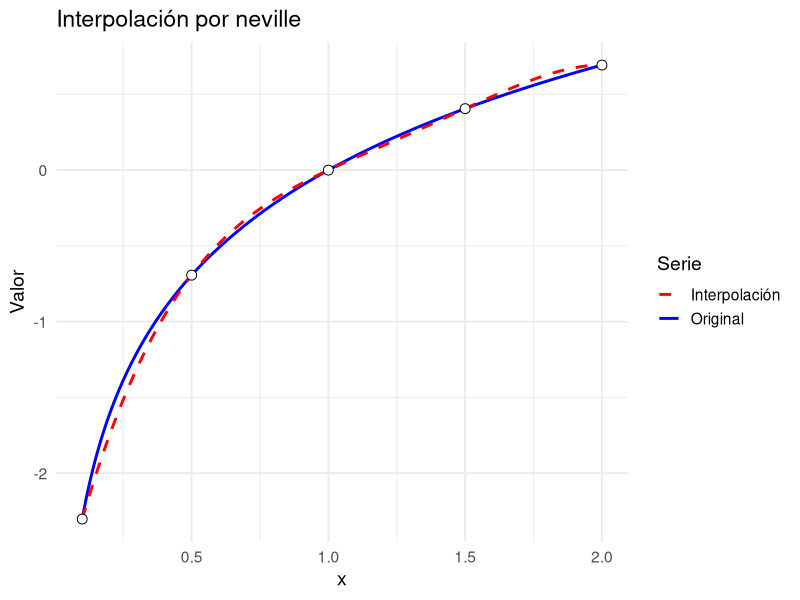
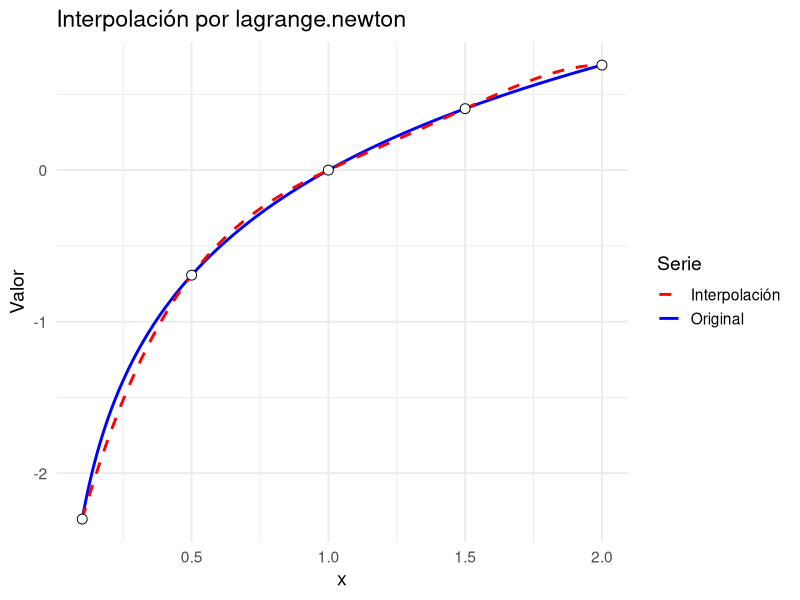
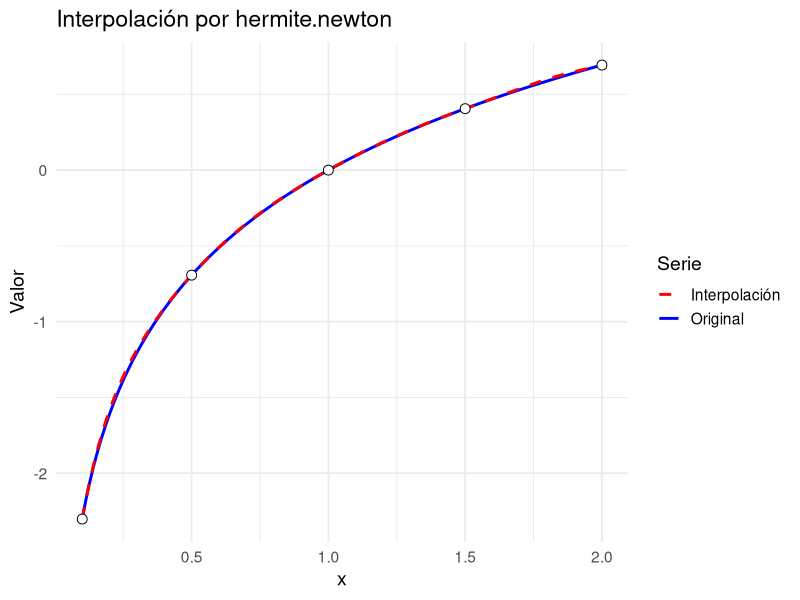
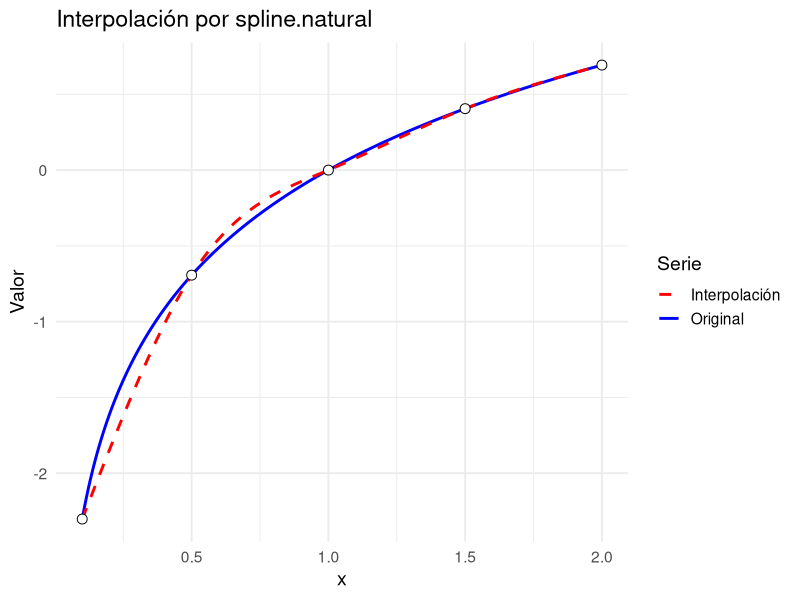
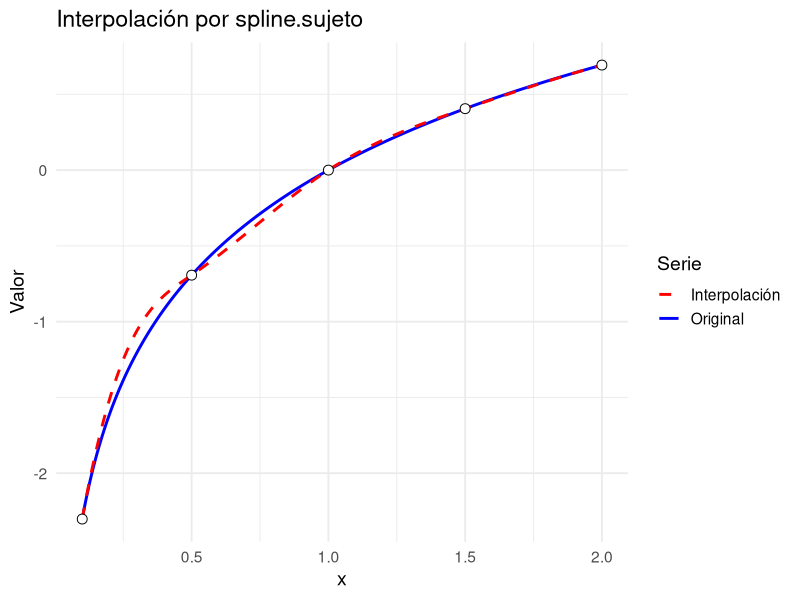
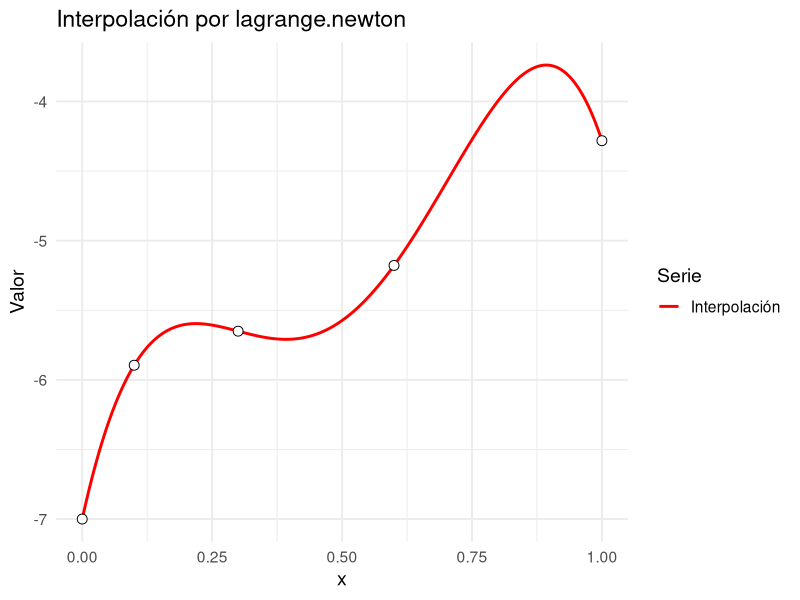
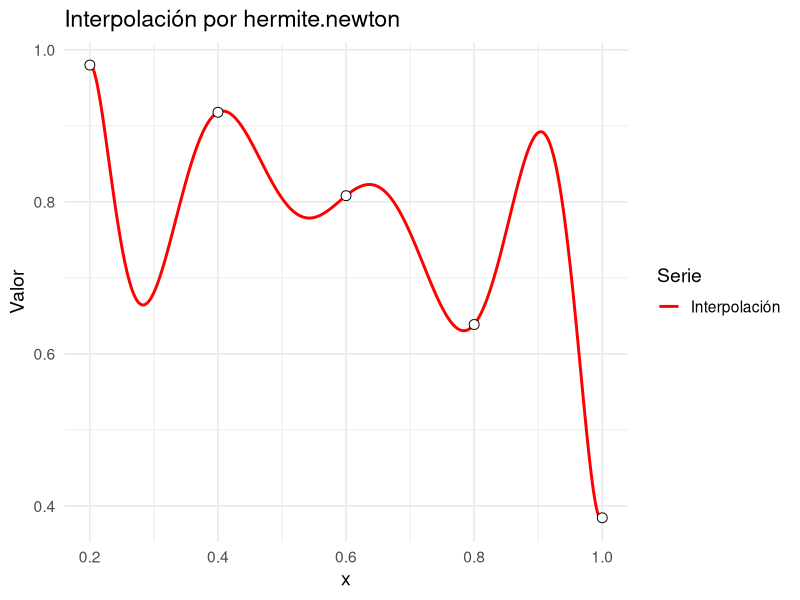
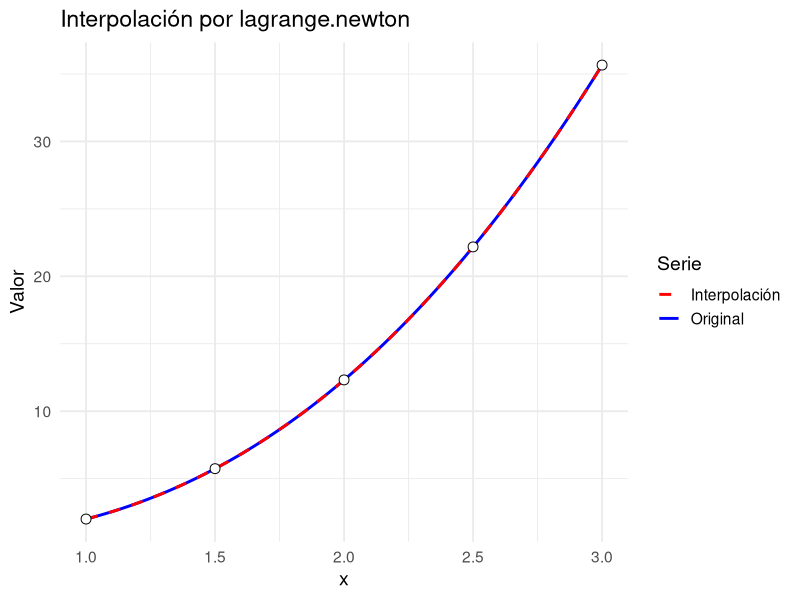

Write the R code that produced these figures, in order.
## ---- chunk 1
#| code-fold: true
# Neville: interpolacion en un punto x a partir de un vector de nodos (xi) y otro de valores (f(xi))

# Retorna una lista con el valor interpolado y la matriz completa Q (la que posee todos los polinomios utilizados para la construccion del polinomio completo)

neville <- function(nodos, valores, x) {
  stopifnot(is.numeric(nodos),
            is.numeric(valores),
            length(nodos) == length(valores))
  n <- length(nodos)
  Q <- matrix(NA_real_, nrow = n, ncol = n)
  
  # Columna inicial con valores de Y
  Q[, 1] <-  valores
  
  # Construccion de la tabla de Neville
  for (i in 2:n) {
    for (j in 2:i) {
      numerador <- ((x - nodos[i - j + 1]) * Q[i, j - 1] - (x - nodos[i]) * Q[i -
                                                                                1, j - 1])
      denominador <- nodos[i] - nodos[i - j + 1]
      Q[i, j] <-  numerador / denominador
    }
  }
  return(list(valor = Q[n, n], tabla = Q))
}
## ---- chunk 2
#| code-fold: true

# Lagrange.Newton: interpolacion en un punto x function# Lagrange.Newton: interpolacion en un punto x a partir de un vector de nodos y otro de valores

# Retorna una lista con el valor interpolado, la matriz para la construccion de los coeficientes, y un vector de los coeficientes del polinomio de lagrange

lagrange.newton <- function(nodos, valores, x) {
  stopifnot(is.numeric(nodos),
            is.numeric(valores),
            length(nodos) == length(valores))
  n <- length(nodos)
  Q <- matrix(NA_real_, nrow = n, ncol = n)
  
  Q[, 1] <- valores
  
  # Construccion de la tabla de diferencias de Newton
  for (i in 2:n) {
    for (j in 2:i) {
      numerador <- Q[i, j - 1] - Q[i - 1, j - 1]
      denominador <- nodos[i] - nodos[i - j + 1]
      Q[i, j] <-  numerador / denominador
    }
  }
  coeficientes <- diag(Q)
  
  valor = Q[1, 1]
  producto = 1
  
  for (i in 2:n) {
    producto <- producto * (x - nodos[i - 1])
    valor <- valor + coeficientes[i] * producto
  }
  return(list(
    valor = valor,
    tabla = Q,
    coeficientes = coeficientes
  ))
}
## ---- chunk 3
#| code-fold: true

# Hermite.newton: interpolacion en un punto x a partir de un vector de nodos, otro de valores y otro de derivadas

# Retorna una lista con el valor interpolado, la matriz para la construccion de los  y un vector de los coeficientes

hermite.newton <- function(nodos, valores, derivadas, x) {
  stopifnot(
    is.numeric(nodos),
    is.numeric(valores),
    is.numeric(derivadas),
    length(nodos) == length(valores),
    length(nodos) == length(derivadas)
  )
  n <- length(nodos)
  
  Z <- numeric(2 * n)
  Q <- matrix(0, nrow = 2 * n, ncol = 2 * n)
  
  
  # Set-up inicial de la matriz
  for (i in 1:n) {
    z0 <- 2 * i - 1
    z1 <- 2 * i
    Z[z0] <- nodos[i]
    Z[z1] <- nodos[i]
    Q[z0, 1] <- valores[i]
    Q[z1, 1] <- valores[i]
    Q[z1, 2] <- derivadas[i]
    if (i != 1) {
      Q[z0, 2] <- (Q[z0, 1] - Q[z0 - 1, 1]) / (Z[z0] - Z[z0 - 1])
    }
  }
  # Rellenar el resto de la matriz a partir de estos valores
  for (i in 3:(2 * n)) {
    for (j in 3:i) {
      Q[i, j] <- (Q[i, j - 1] - Q[i - 1, j - 1]) / (Z[i] - Z[i - j + 1])
    }
  }
  
  coeficientes <- diag(Q)
  
  valor <- Q[1, 1]
  producto <- 1
  
  for (i in 2:(2 * n)) {
    producto <- producto * (x - Z[i - 1])
    valor <- valor + coeficientes[i] * producto
  }
  return(list(
    valor = valor,
    tabla = Q,
    coeficientes = coeficientes
  ))
}
## ---- chunk 4
#| code-fold: true

# spline.natural: funcion que calcula la interpolacion por splines a partir de unos nodos y sus valores

# Retorna los valores de los coeficientes a, b, c, d de cada una de las n-1 ecuaciones generadas
spline.natural <- function(nodos, valores, x) {
  # Note que los valores de a corresponden a los valores de los nodos en la funcion, por lo que cuando aparezca el vector "valores" se debe entender que equivale al vector "a"
  n <- length(nodos)
  
  h <- numeric(n - 1)
  alfa <- numeric(n - 1)
  alfa[1] <- 0
  
  # Paso 1 y 2: definir los h's y alfas
  for (i in 1:(n - 1)) {
    h[i] <- nodos[i + 1] - nodos[i]
    if (i != 1) {
      alfa[i] <- (3 / h[i]) * (valores[i + 1] - valores[i]) - (3 / h[i - 1]) *
        (valores[i] - valores[i - 1])
    }
  }
  
  #Paso 3: definir valores iniciales de l, m, y z
  l <- numeric(n) # creo que el tamano de esto puede ser n-1
  l[1] <- 1
  m <- numeric(n - 1)
  m[1] <- 0
  z <- numeric(n) # creo que el tamano de esto puede ser n-1
  z[1] <- 0
  
  # Paso 4: rellenar vectores l, m, z
  for (i in 2:(n - 1)) {
    l[i] <- 2 * (nodos[i + 1] - nodos[i - 1]) - h[i - 1] * m[i - 1]
    m[i] <- h[i] / l[i]
    z[i] <- (alfa[i] - h[i - 1] * z[i - 1]) / l[i]
  }
  
  # Paso 5: definir valores finales
  l[n] <- 1 #creo que esto no hace falta
  z[n] <- 0 #esto tampoco
  c <- numeric(n)
  c[n] <- 0
  b <- numeric(n)
  d <- numeric(n)
  
  # Paso 6: sustitucion hacia atras
  for (j in (n - 1):1) {
    c[j] <- z[j] - m[j] * c[j + 1]
    b[j] <- (valores[j + 1] - valores[j]) / h[j] - (h[j] / 3) * (c[j + 1] +
                                                                   2 * c[j])
    d[j] <- (c[j + 1] - c[j]) / (3 * h[j])
  }
  
  # Paso extra: evaluar la interpolacion en el punto x especificado
  
  ## Encontramos los dos nodos que estan prensando al intervalo
  indice <- NULL
  for (i in 1:(n - 1)) {
    if (x >= nodos[i] && x < nodos[i + 1]) {
      indice <- i
    }
  }
  if(x == nodos[n]){
    indice <- n
  }
  if (is.null(indice)) {
    return("El valor de interpolacion debe estar entre dos nodos")
  }
  ## evaluamos en la funcion asociada
  
  valor <- valores[indice] + b[indice] * (x - nodos[indice]) + c[indice] * (x - nodos[indice])^2 + d[indice] * (x - nodos[indice])^3
  
  return(list(
    a = valores,
    b = b,
    c = c,
    d = d,
    valor = valor
  ))
}
## ---- chunk 5
#| code-fold: true

# spline.sujeto: funcion que calcula la interpolacion por splines a partir de unos nodos y sus valores

# Retorna los valores de los coeficientes a, b, c, d de cada una de las n-1 ecuaciones generadas
spline.sujeto <- function(nodos, valores, derivadas, x) {
  # Note que los valores de a corresponden a los valores de los nodos en la funcion, por lo que cuando aparezca el vector "valores" se debe entender que equivale al vector "a"
  stopifnot(length(derivadas) == 2)
  n <- length(nodos)
  
  h <- numeric(n - 1)
  alfa <- numeric(n)
  
  # Paso 1 y 2: definir los h's y alfas
  for (i in 1:(n - 1)) {
    h[i] <- nodos[i + 1] - nodos[i]
    if (i != 1) {
      alfa[i] <- (3 / h[i]) * (valores[i + 1] - valores[i]) - (3 / h[i - 1]) *
        (valores[i] - valores[i - 1])
    }
  }
  
  alfa[1] <- 3 * ((valores[2] - valores[1]) / h[1] - derivadas[1])
  alfa[n] <- 3 * (derivadas[2] - (valores[n] - valores[n - 1]) / h[n - 1])
  
  #Paso 3: definir valores iniciales de l, m, y z
  l <- numeric(n) # creo que el tamano de esto puede ser n-1
  l[1] <- 2 * h[1]
  m <- numeric(n - 1)
  m[1] <- 1 / 2
  z <- numeric(n) # creo que el tamano de esto puede ser n-1
  z[1] <- alfa[1] / l[1]
  
  # Paso 4: rellenar vectores l, m, z
  for (i in 2:(n - 1)) {
    l[i] <- 2 * (nodos[i + 1] - nodos[i - 1]) - h[i - 1] * m[i - 1]
    m[i] <- h[i] / l[i]
    z[i] <- (alfa[i] - h[i - 1] * z[i - 1]) / l[i]
  }
  
  # Paso 5: definir valores finales
  l[n] <- h[n - 1] * (2 - m[n - 1])
  z[n] <- (alfa[n] - h[n - 1] * z[n - 1]) / l[n]
  c <- numeric(n)
  c[n] <- z[n]
  b <- numeric(n)
  d <- numeric(n)
  
  # Paso 6: sustitucion hacia atras
  for (j in (n - 1):1) {
    c[j] <- z[j] - m[j] * c[j + 1]
    b[j] <- (valores[j + 1] - valores[j]) / h[j] - (h[j] / 3) * (c[j + 1] + 2 * c[j])
    d[j] <- (c[j + 1] - c[j]) / (3 * h[j])
  }
  
  # Paso extra: evaluar la interpolacion en el punto x especificado
  
  ## Encontramos los dos nodos que estan prensando al intervalo
  indice <- NULL
  for (i in 1:(n - 1)) {
    if (x >= nodos[i] && x < nodos[i + 1]) {
      indice <- i
    }
  }
  if (x == nodos[n]) {
    indice <- n
  }
  if (is.null(indice)) {
    return("El valor de interpolacion debe estar entre dos nodos")
  }
  ## evaluamos en la funcion asociada
  
  valor <- valores[indice] + b[indice] * (x - nodos[indice]) + c[indice] * (x - nodos[indice])^2 + d[indice] * (x - nodos[indice])^3
  
  return(list(
    a = valores,
    b = b,
    c = c,
    d = d,
    valor = valor
  ))
}
## ---- chunk 6
#| message: false
#| warning: false
#| code-fold: true

library(tidyverse)

graficar.polinomio <- function(nodos,
                               a,
                               b,
                               metodo,
                               f = NULL,
                               valores = NULL,
                               df = NULL,
                               derivadas = NULL,          
                               derivadas.clamped = NULL) {

  stopifnot(is.numeric(nodos), length(nodos) >= 2)

  # Validación: exactamente uno de f o valores
  if (is.null(f) == is.null(valores)) {
    stop("Debe proveer exactamente uno: 'f' (función) o 'valores' (numérico).")
  }

  # Valores en nodos
  if (!is.null(f)) {
    stopifnot(is.function(f))
    valores_nodos <- f(nodos)
  } else {
    stopifnot(is.numeric(valores), length(valores) == length(nodos))
    valores_nodos <- valores
  }

  # ---- Derivadas en nodos (si aplica) ----
  derivadas_nodos <- NULL

  # Si llegan ambos, priorizamos 'derivadas' y avisamos
  if (!is.null(df) && !is.null(derivadas)) {
    warning("Se pasaron 'df' y 'derivadas'; se usará 'derivadas'.")
  }

  if (!is.null(derivadas)) {
    stopifnot(is.numeric(derivadas), length(derivadas) == length(nodos))
    derivadas_nodos <- derivadas
  } else if (!is.null(df)) {
    if (is.function(df)) {
      derivadas_nodos <- df(nodos)
    } else if (is.numeric(df)) {
      stopifnot(length(df) == length(nodos))
      derivadas_nodos <- df
    } else {
      stop("`df` debe ser función o vector numérico de derivadas en los nodos.")
    }
  }

  # Wrapper vectorizado para el método (con o sin derivadas)
  if (!is.null(derivadas_nodos)) {
    H <- function(x)
      vapply(x, function(xx)
        metodo(nodos, valores_nodos, derivadas_nodos, xx)$valor, numeric(1))
  } else {
    if (is.null(derivadas.clamped)) {
      H <- function(x)
        vapply(x, function(xx)
          metodo(nodos, valores_nodos, xx)$valor, numeric(1))
    } else {
      H <- function(x)
        vapply(x, function(xx)
          spline.sujeto(nodos, valores_nodos, derivadas.clamped, xx)$valor, numeric(1))
    }
  }

  # Malla y data frames
  xi <- seq(a, b, length.out = 400)
  df_plot <- data.frame(
    x  = xi,
    Hx = H(xi),
    fx = if (!is.null(f)) f(xi) else NA_real_
  )
  df_nodos <- data.frame(x = nodos, y = valores_nodos)

  # Gráfico
  p <- ggplot(df_plot, aes(x = x))
  if (!is.null(f)) {
    p <- p +
      geom_line(aes(y = fx, color = "Original"), linewidth = 1) +
      geom_line(aes(y = Hx, color = "Interpolación"),
                linewidth = 1, linetype = "dashed") +
      scale_color_manual(values = c("Original" = "blue", "Interpolación" = "red"))
  } else {
    p <- p +
      geom_line(aes(y = Hx, color = "Interpolación"), linewidth = 1) +
      scale_color_manual(values = c("Interpolación" = "red"))
  }

  p +
    geom_point(data = df_nodos, aes(x = x, y = y),
               shape = 21, size = 3, fill = "white") +
    labs(title = paste0("Interpolación por ", deparse(substitute(metodo))),
         y = "Valor", color = "Serie") +
    theme_minimal(base_size = 14)
}

## ---- chunk 7
#| code-fold: true

f <- function(x) log(x)
df <- function(x) 1/x
nodos <- c(0.1, 0.5, 1, 1.5, 2)
graficar.polinomio(nodos, nodos[1], nodos[length(nodos)], neville, f)
graficar.polinomio(nodos, nodos[1], nodos[length(nodos)], lagrange.newton, f)
graficar.polinomio(nodos, nodos[1], nodos[length(nodos)], hermite.newton, f = f, df = df)
graficar.polinomio(nodos, nodos[1], nodos[length(nodos)], spline.natural, f)
graficar.polinomio(nodos, nodos[1], nodos[length(nodos)], spline.sujeto, f = f, derivadas.clamped = c(df(nodos[1]), df(nodos[length(nodos)])))

## ---- chunk 8
#| code-fold: true
neville(c(0.2, 0.4, 0.6, 0.8, 1.0), c(0.9798652, 0.9177710, 0.8080348, 0.6386093, 0.3843735), 0.5)
## ---- chunk 9
#| code-fold: true
f <- function(x) 3*x*exp(x) - exp(2*x)
nodos <- c(1, 1.05, 1.07)
valores <- f(nodos)

valor.a <- neville(nodos, valores, 1.03)$valor
valor.a
## ---- chunk 10
#| code-fold: true
nodos <- c(nodos, 1.04)
valores <- f(nodos)

valor.b <- neville(nodos, valores, 1.03)$valor
valor.b
## ---- chunk 11
#| code-fold: true
error.real.a <- abs(valor.a-f(1.03))
error.real.a

error.real.b <- abs(valor.b-f(1.03))
error.real.b

library(Deriv)

f3 <- Deriv(f, x = "x", nderiv = 3)
f4 <- Deriv(f, x = "x", nderiv = 4)

intervalo <- seq(1, 1.07, length.out = 1000)
max_f3 <- max(abs(sapply(intervalo, f3)))
max_f4 <- max(abs(sapply(intervalo, f4)))

producto.a <- prod(abs(1.03 - c(1, 1.05, 1.07)))
producto.b <- prod(abs(1.03 - c(1, 1.05, 1.07, 1.04)))

# Cotas teóricas del error
error.teorico.a <- max_f3 / factorial(3) * producto.a
error.teorico.b <- max_f4 / factorial(4) * producto.b

error.teorico.a
error.teorico.b
## ---- chunk 12
#| code-fold: true
f <- function(x) 3*x*exp(x) - exp(2*x)
df <- function(x) 3*x*exp(x) + 3*exp(x) -2*exp(2*x)
nodos <- c(1, 1.05, 1.07)
valores <- f(nodos)
derivadas <- df(nodos)

valor.a <- hermite.newton(nodos, valores, derivadas, 1.03)$valor
valor.a
## ---- chunk 13
#| code-fold: true
nodos <- c(nodos, 1.04)
valores <- f(nodos)
derivadas <- df(nodos)

valor.b <- hermite.newton(nodos, valores, derivadas, 1.03)$valor
valor.b
## ---- chunk 14
#| code-fold: true
error.real.a <- abs(valor.a-f(1.03))
error.real.a

error.real.b <- abs(valor.b-f(1.03))
error.real.b


grid <- seq(1.00, 1.07, length.out = 2000)

# Caso (a): 3 nodos
m_a <- 2*length(c(1, 1.05, 1.07))  # orden 6
f6  <- Deriv(f, x="x", nderiv = m_a)
max_f6 <- max(abs(sapply(grid, f6)))
prod_a <- prod((1.03 - c(1, 1.05, 1.07))^2)
error.teorico.a <- max_f6 / factorial(m_a) * prod_a
error.teorico.a

# Caso (b): 4 nodos
m_b <- 2*length(c(1, 1.05, 1.07, 1.04))  # orden 8
f8  <- Deriv(f, x="x", nderiv = m_b)
max_f8 <- max(abs(sapply(grid, f8)))
prod_b <- prod((1.03 - c(1, 1.05, 1.07, 1.04))^2)
error.teorico.b <- max_f8 / factorial(m_b) * prod_b
error.teorico.b
## ---- chunk 15
nodos <- c(0, 0.1, 0.3, 0.6, 1)
valores <- c(-7, -5.89483, -5.65014, -5.17788, -4.28172)

lagrange.newton(nodos, valores, 1)
## ---- chunk 16
#| code-fold: true
graficar.polinomio(nodos, 0, 1, lagrange.newton, valores = valores)
## ---- chunk 17
#| code-fold: true
nodos     <- c(0.2, 0.4, 0.6, 0.8, 1.0)
valores   <- c(0.9798652, 0.9177710, 0.8080348, 0.6386093, 0.3843735)
derivadas <- c(0.20271,   0.42279,   0.68414,   1.02964,   1.55741)

hermite.newton(nodos, valores, derivadas, 0.2)
## ---- chunk 18
#| code-fold: true
graficar.polinomio(nodos, 0.2, 1, hermite.newton, valores = valores, derivadas = derivadas)
## ---- chunk 19
#| code-fold: true

# Funciones 
f1 <- function(x) 3 * x^2 * log(x) + 2 * x
f2 <- function(x) x^2 * sin(x) - 3 * cos(x)
f3 <- function(x) x * cos(x) - 2 * x^2 + 3 * x - 1

# Derivadas 
df1 <- function(x) 6 * x * log(x) + 3 * x + 2
df2 <- function(x) 2 * x * sin(x) + x^2 * cos(x) + 3 * sin(x)
df3 <- function(x) cos(x) - x * sin(x) - 4 * x + 3
## ---- chunk 20
#| code-fold: true
#| fig-cap: "Interpolación de Lagrange - Función 1"
graficar.polinomio(c(1, 1.5, 2, 2.5, 3), 1, 3, lagrange.newton, f = f1)
## ---- chunk 21
#| code-fold: true
#| fig-cap: "Interpolación de Lagrange - Función 2"
graficar.polinomio(c(1, 2, 3, 4, 5), 1, 5, lagrange.newton, f = f2)
## ---- chunk 22
#| code-fold: true
#| fig-cap: "Interpolación de Lagrange - Función 3"
graficar.polinomio(c(1, 2, 3, 4, 5), 1, 5, lagrange.newton, f = f3)
## ---- chunk 23
#| code-fold: true
#| fig-cap: "Interpolación por Splines naturales - Función 1"
graficar.polinomio(c(1, 1.5, 2, 2.5, 3), 1, 3, spline.natural, f = f1)
## ---- chunk 24
#| code-fold: true
#| fig-cap: "Interpolación por Splines naturales - Función 2"
graficar.polinomio(c(1, 2, 3, 4, 5), 1, 5, spline.natural, f = f2)
## ---- chunk 25
#| code-fold: true
#| fig-cap: "Interpolación por Splines naturales - Función 3"
graficar.polinomio(c(1, 2, 3, 4, 5), 1, 5, spline.natural, f = f3)
## ---- chunk 26
#| code-fold: true
#| fig-cap: "Interpolación de Hermite - Función 1"
graficar.polinomio(c(1, 1.5, 2, 2.5, 3), 1, 3, hermite.newton, f = f1, df = df1)
## ---- chunk 27
#| code-fold: true
#| fig-cap: "Interpolación de Hermite - Función 2"
graficar.polinomio(c(1, 2, 3, 4, 5), 1, 5, hermite.newton, f = f2, df = df2)
## ---- chunk 28
#| code-fold: true
#| fig-cap: "Interpolación de Hermite - Función 3"
graficar.polinomio(c(1, 2, 3, 4, 5), 1, 5, hermite.newton, f = f3, df = df3)
## ---- chunk 29
#| code-fold: true
#| fig-cap: "Comparación de métodos - Función 1"
nodos1 <- c(1, 1.5, 2, 2.5, 3)
valores1 <- f1(nodos1)
derivadas1 <- df1(nodos1)

xi <- seq(1, 3, length.out = 400)
df_comp1 <- tibble(
  x = xi,
  `f(x)` = f1(xi),
  Lagrange = vapply(xi, function(x) lagrange.newton(nodos1, valores1, x)$valor, numeric(1)),
  Hermite = vapply(xi, function(x) hermite.newton(nodos1, valores1, derivadas1, x)$valor, numeric(1)),
  Splines = vapply(xi, function(x) spline.natural(nodos1, valores1, x)$valor, numeric(1))
) |> pivot_longer(-x, names_to = "Método", values_to = "y")

ggplot(df_comp1, aes(x = x, y = y, color = Método)) +
  geom_line(linewidth = 1) +
  geom_point(data = tibble(x = nodos1, y = valores1), 
             aes(x = x, y = y, color = "Nodos"), 
             shape = 21, fill = "white", size = 2) +
  labs(title = "Comparación de métodos de interpolación - Función 1") +
  theme_minimal(base_size = 14)
## ---- chunk 30
#| code-fold: true
#| fig-cap: "Comparación de métodos de interpolación - Función 2"

nodos2 <- c(1, 2, 3, 4, 5)
valores2 <- f2(nodos2)
derivadas2 <- df2(nodos2)

xi2 <- seq(1, 5, length.out = 400)
df_comp2 <- tibble(
  x = xi2,
  `f(x)` = f2(xi2),
  Lagrange = vapply(xi2, function(x) lagrange.newton(nodos2, valores2, x)$valor, numeric(1)),
  Hermite = vapply(xi2, function(x) hermite.newton(nodos2, valores2, derivadas2, x)$valor, numeric(1)),
  Splines = vapply(xi2, function(x) spline.natural(nodos2, valores2, x)$valor, numeric(1))
) |> pivot_longer(-x, names_to = "Método", values_to = "y")

ggplot(df_comp2, aes(x = x, y = y, color = Método)) +
  geom_line(linewidth = 1) +
  geom_point(data = tibble(x = nodos2, y = valores2),
             aes(x = x, y = y, color = "Nodos"),
             shape = 21, fill = "white", size = 2) +
  labs(title = "Comparación de métodos de interpolación - Función 2") +
  theme_minimal(base_size = 14)
## ---- chunk 31
#| code-fold: true
#| fig-cap: "Comparación de métodos de interpolación - Función 3"

nodos3 <- c(1, 2, 3, 4, 5)
valores3 <- f3(nodos3)
derivadas3 <- df3(nodos3)

xi3 <- seq(1, 5, length.out = 400)
df_comp3 <- tibble(
  x = xi3,
  `f(x)` = f3(xi3),
  Lagrange = vapply(xi3, function(x) lagrange.newton(nodos3, valores3, x)$valor, numeric(1)),
  Hermite = vapply(xi3, function(x) hermite.newton(nodos3, valores3, derivadas3, x)$valor, numeric(1)),
  Splines = vapply(xi3, function(x) spline.natural(nodos3, valores3, x)$valor, numeric(1))
) |> pivot_longer(-x, names_to = "Método", values_to = "y")

ggplot(df_comp3, aes(x = x, y = y, color = Método)) +
  geom_line(linewidth = 1) +
  geom_point(data = tibble(x = nodos3, y = valores3),
             aes(x = x, y = y, color = "Nodos"),
             shape = 21, fill = "white", size = 2) +
  labs(title = "Comparación de métodos de interpolación - Función 3") +
  theme_minimal(base_size = 14)
## ---- chunk 32
#| code-fold: true

# Funcion para plantear el sistema de ecuaciones asociado al ajuste de minimos cuadrados
# Retorna matriz asociada a los coeficientes (A) y vector de solucion (B)
sistema.minimos <- function(nodos, valores, n){
  stopifnot(is.numeric(nodos), is.numeric(valores),
            length(nodos) == length(valores),
            is.numeric(n), n >= 0, n < length(nodos))
  m <- length(nodos)
  A <- matrix(NA_real_, nrow = n + 1, ncol = n + 1)
  B <- numeric(n + 1)
  for (j in 0:n){
    for (k in 0:n) {
      A[j + 1, k + 1] <- sum(nodos^(j + k)) 
    }
    B[j + 1] <- sum(nodos^(j) * valores)
  }
  return(list(A = A, B = B))
}
## ---- chunk 33
#| code-fold: true

# Funcion para encontrar coeficientes del polinomio que surge del ajuste de minimos cuadrados y hacer el grafico del mismo
ajuste.minimos.cuadrados <- function(nodos, valores, n, a, b){
  stopifnot(is.numeric(nodos), is.numeric(valores),
            length(nodos) == length(valores),
            is.numeric(a), is.numeric(b), a < b,
            is.numeric(n), n >= 0)
  sistema <- sistema.minimos(nodos, valores, n)
  
  coef <- as.numeric(solve(sistema$A, sistema$B))
  
  # Polinomio ajustado
  f_hat <- function(z) vapply(z, function(zz) sum(coef * zz^(0:n)), numeric(1))
  
  # Datos para el gráfico
  xi <- seq(a, b, length.out = 400)
  df_plot <- data.frame(x = xi, Hx = f_hat(xi))
  df_pts  <- data.frame(x = nodos, y = valores)
  
  # Gráfico 
  p <- ggplot(df_plot, aes(x = x)) +
    geom_line(aes(y = Hx, color = "Ajuste (MC)"),
              linewidth = 1, linetype = "dashed") +
    scale_color_manual(values = c("Ajuste (MC)" = "red")) +
    geom_point(data = df_pts, aes(x = x, y = y),
               shape = 21, size = 3, fill = "white") +
    labs(title = paste0("Interpolación por ajuste de\nmínimos cuadrados (grado ", n, ")"),
         y = "Valor", color = "Serie") +
    theme_minimal(base_size = 14)
  
  return(list(coeficientes = coef, f.ajuste = f_hat, grafico = p))
}
## ---- chunk 34
#| code-fold: true

nodos   <- c(4.0, 4.2, 4.5, 4.7, 5.1, 5.5, 5.9, 6.3, 6.8, 7.1)
valores <- c(102.56, 113.18, 130.11, 142.05, 167.53, 195.14, 224.87, 256.73, 299.50, 326.72)
n <- 3
a <- min(nodos)
b <- max(nodos)

x <- ajuste.minimos.cuadrados(nodos, valores, n, a, b)
x
## ---- chunk 35
sistema.minimos.integrados <- function(a, b, f, n){
  A <- matrix(NA_real_, nrow = n + 1, ncol = n + 1)
  B <- numeric(n + 1)
  
  for (j in 0:n) {
    for (k in 0:n) {
      A[j + 1, k + 1] <- integrate(function(x) x^(j + k), a, b)$value
    }
    B[j + 1] <- integrate(function(x) f(x) * x^j, a, b)$value
  }
  return(list(A = A, B = B))
}
## ---- chunk 36
ajuste.minimos.cuadrados.integrados <- function(a, b, f, n){
  sistema <- sistema.minimos.integrados(a, b, f, n)
  
  coef <- as.numeric(solve(sistema$A, sistema$B))
  
  # Polinomio ajustado
  f_hat <- function(z) vapply(z, function(zz) sum(coef * zz^(0:n)), numeric(1))
  
  # Datos para el gráfico
  xi <- seq(a, b, length.out = 400)
  df_plot <- data.frame(x = xi, Hx = f_hat(xi), fx = f(xi))

  # Gráfico 
  p <- ggplot(df_plot, aes(x = x)) +
    geom_line(aes(y = fx, color = "Original"), linewidth = 1) +
    geom_line(aes(y = Hx, color = "Ajuste (MC)"),
              linewidth = 1, linetype = "dashed") +
    scale_color_manual(values = c("Ajuste (MC)" = "red", "Original" = "blue")) +
    labs(title = paste0("Interpolación por ajuste de\nmínimos cuadrados (grado ", n, ")"),
         y = "Valor", color = "Serie") +
    theme_minimal(base_size = 14)
  
  invisible(list(coeficientes = coef, f_ajuste = f_hat, grafico = p))
}
## ---- chunk 37
grado.2 <- ajuste.minimos.cuadrados.integrados(-1,1, function(x) cos(pi * x),2)
grado.4 <- ajuste.minimos.cuadrados.integrados(-1,1, function(x) cos(pi * x),4)
grado.6 <- ajuste.minimos.cuadrados.integrados(-1,1, function(x) cos(pi * x),6)
## ---- chunk 38
# Coeficientes de P2
print(grado.2$coeficientes)
print(grado.2$grafico)

# Coeficientes de P4
print(grado.4$coeficientes)
print(grado.4$grafico)

# Coeficientes de P6
print(grado.6$coeficientes)
print(grado.6$grafico)
